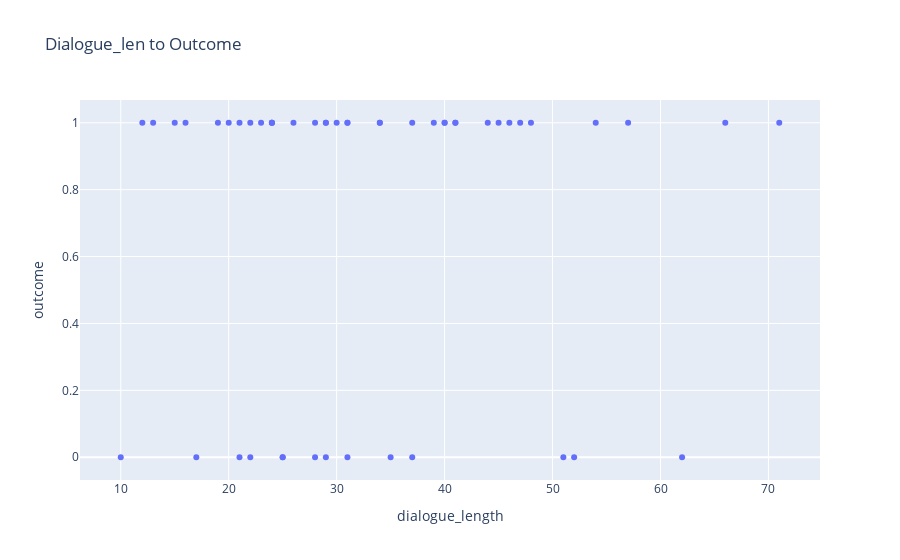

Notebook cell for this chart:
### Code cell
df = pd.DataFrame(dict(dialogue_length=dialogue_len, solution=solution,
                       outcome=y, reasoning=prob_reason))

# Use column names of df for the different parameters x, y, color, ...
fig = px.scatter(df, x="dialogue_length", y="outcome",
#                  color="outcome",
                  title="Dialogue_len to Outcome"
                )

fig.show()

### Figure 1 — Plotly figure (JSON) as saved in the notebook; plotly's stock layout.template omitted (floating-point values rounded to 4 significant figures)
{"data": [{"hovertemplate": "dialogue_length=%{x}<br>outcome=%{y}<extra></extra>", "legendgroup": "", "marker": {"color": "#636efa", "symbol": "circle"}, "mode": "markers", "name": "", "orientation": "v", "showlegend": false, "type": "scatter", "x": [31, 34, 13, 54, 15, 20, 21, 25, 24, 28, 24, 46, 28, 44, 37, 40, 10, 57, 22, 71, 35, 51, 30, 31, 66, 21, 47, 25, 29, 48, 34, 26, 39, 29, 41, 62, 23, 41, 40, 19, 37, 16, 31, 17, 24, 52, 22, 45, 12, 29], "xaxis": "x", "y": [1, 1, 1, 1, 1, 1, 0, 0, 1, 1, 1, 1, 0, 1, 0, 1, 0, 1, 1, 1, 0, 0, 1, 0, 1, 1, 1, 0, 1, 1, 1, 1, 1, 0, 1, 0, 1, 1, 1, 1, 1, 1, 1, 0, 1, 0, 0, 1, 1, 1], "yaxis": "y"}], "layout": {"legend": {"tracegroupgap": 0}, "title": {"text": "Dialogue_len to Outcome"}, "xaxis": {"anchor": "y", "domain": [0, 1], "title": {"text": "dialogue_length"}}, "yaxis": {"anchor": "x", "domain": [0, 1], "title": {"text": "outcome"}}}}
